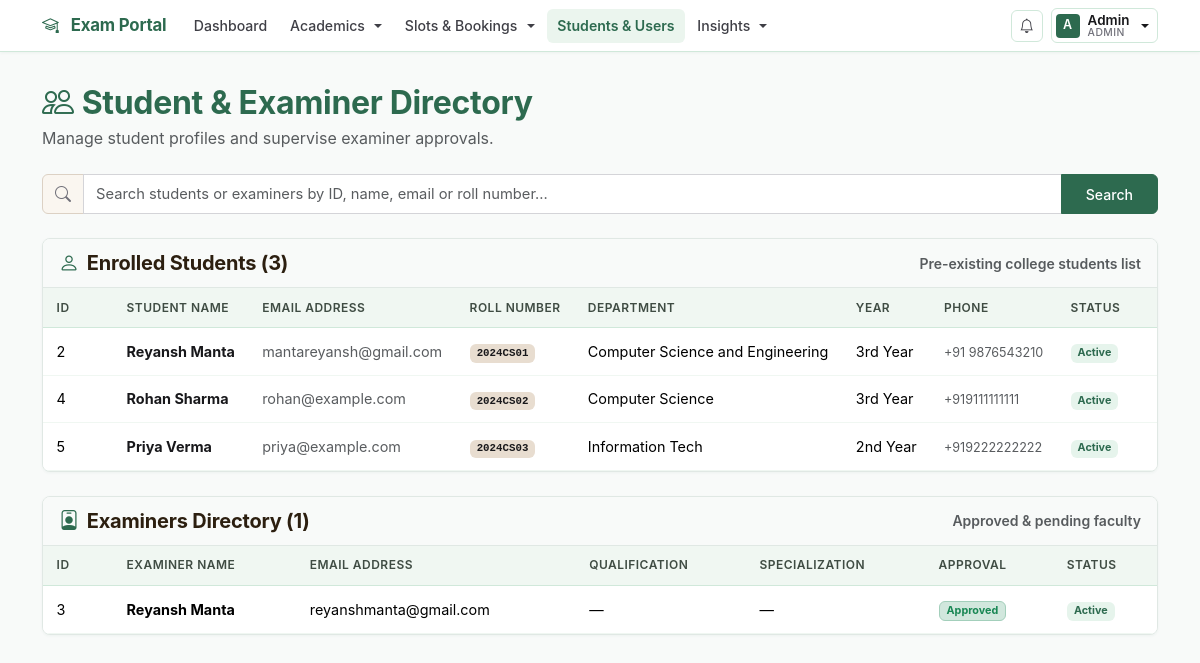
Before: /admin/users (signed in) with the older database file.
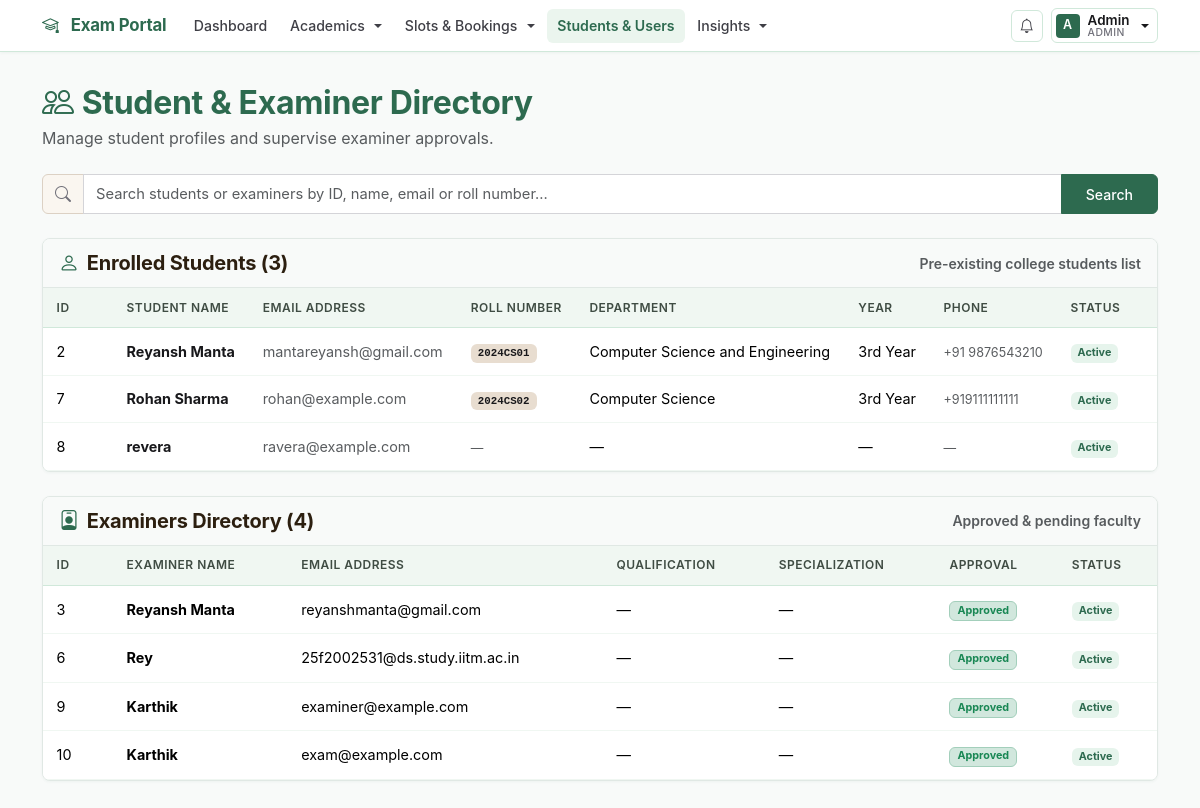
After: the same page with the newer database file.
### models.py (models this page shows, shortened)
class User(db.Model):
    id = db.Column(db.Integer, primary_key=True)
    name = db.Column(db.String(100), nullable=False)
    email = db.Column(db.String(100), unique=True, nullable=False)
    password_hash = db.Column(db.String(200), nullable=False)
    role = db.Column(db.String(20), nullable=False)
    is_approved = db.Column(db.Boolean, default=False)
    is_active = db.Column(db.Boolean, default=True)

class StudentProfile(db.Model):
    id = db.Column(db.Integer, primary_key=True)
    user_id = db.Column(
        db.Integer, db.ForeignKey("user.id"), unique=True, nullable=False
    )
    roll_number = db.Column(db.String(50), unique=True)
    department = db.Column(db.String(100))
    year = db.Column(db.String(20))
    phone = db.Column(db.String(30))
    user = db.relationship("User", backref=db.backref("student_profile", uselist=False))

class ExaminerProfile(db.Model):
    id = db.Column(db.Integer, primary_key=True)
    user_id = db.Column(
        db.Integer, db.ForeignKey("user.id"),
        unique=True, nullable=False
    )
    qualification = db.Column(db.String(200))
    specialization = db.Column(db.String(200))
    user = db.relationship(
        "User",
        backref=db.backref("examiner_profile", uselist=False)
    )

### routes/admin.py (the view, shortened to what this page needs)
    @app.route("/admin/users")
    @role_required("Admin")
    def admin_users():
        search = request.args.get("search", "").strip().lower()
        students = User.query.filter_by(role="Student").all()
        examiners = User.query.filter_by(role="Examiner").all()
        return render_template(
            "admin_users.html",
            students=students,
            examiners=examiners,
            search=search
        )

### app.py (called while the page is built)
@app.context_processor
def inject_global_data():
    unread_count = 0
    if "user_id" in session:
        unread_count = Notification.query.filter_by(
            user_id=session["user_id"],
            is_read=False,
        ).count()
    return {"unread_notifications_count": unread_count}

### helpers.py (called while the page is built)
def role_required(required_role):
    def decorator(fn):
        @wraps(fn)
        def wrapper(*args, **kwargs):
            if "user_id" not in session:
                return redirect(url_for("login"))
            user = User.query.get(session["user_id"])
            if not user or not user.is_active:
                session.clear()
                return redirect(url_for("login"))
            if user.role != required_role:
                abort(403)
            if user.role == "Examiner" and not user.is_approved:
                session.clear()
                return redirect(url_for("login"))
            return fn(*args, **kwargs)
        return wrapper
    return decorator

### templates/admin_users.html (shortened to what the changed rows need)
{% extends "base.html" %}
{% block content %}
<div class="container mt-4">
    <div class="d-flex justify-content-between align-items-center mb-4">
        <div>
            <h2 class="fw-bold mb-1" style="color: var(--color-primary);">
                <i class="bi bi-people me-2" style="color: var(--color-accent);"></i>Student &amp; Examiner Directory
            </h2>
        </div>
    </div>
    <div class="card shadow-sm mb-4">
        <div class="card-body p-0">
            <div class="table-responsive">
                <table class="table table-hover align-middle mb-0">
                    <thead class="warm-thead">
                        <tr>
                            <th style="width: 70px;">ID</th>
                            <th>Student Name</th>
                            <th>Email Address</th>
                            <th>Roll Number</th>
                            <th>Department</th>
                            <th>Year</th>
                            <th>Phone</th>
                            <th style="width: 100px;">Status</th>
                        </tr>
                    </thead>
                    <tbody>
                        {% for student in students %}
                        <tr>
                            <td>{{ student.id }}</td>
                            <td class="fw-bold" style="color: var(--color-text);">{{ student.name }}</td>
                            <td class="text-muted">{{ student.email }}</td>
                            <td>
                                {% if student.student_profile and student.student_profile.roll_number %}
                                    <span class="badge font-monospace"
                                          style="background: #e8ddd0; color: var(--color-text);">{{ student.student_profile.roll_number }}</span>
                                {% else %}
                                    <span class="text-muted small">—</span>
                                {% endif %}
                            </td>
                            <td>{{ student.student_profile.department if student.student_profile and student.student_profile.department else '—' }}</td>
                            <td>{{ student.student_profile.year if student.student_profile and student.student_profile.year else '—' }}</td>
                            <td><small class="text-muted">{{ student.student_profile.phone if student.student_profile and student.student_profile.phone else '—' }}</small></td>
                            <td>
                                {% if student.is_active %}
                                    <span class="badge"
                                          style="background:#e6f4ec; color:#2d6a4f;">Active</span>
                                {% else %}
                                    <span class="badge"
                                          style="background:#f0ede8; color:#7a6a57;">Inactive</span>
                                {% endif %}
                            </td>
                        </tr>
                        {% else %}
                        <tr>
                            <td colspan="8" class="text-center py-4 text-muted">
                                No students registered yet.
                            </td>
                        </tr>
                        {% endfor %}
                    </tbody>
                </table>
            </div>
        </div>
    </div>
    <div class="card shadow-sm mb-4">
        <div class="warm-card-header d-flex justify-content-between align-items-center">
            <h5 class="mb-0 fw-bold" style="color:#2c1f10;">
                <i class="bi bi-person-badge me-2" style="color: var(--color-accent);"></i>Examiners Directory ({{ examiners|length }})
            </h5>
            <small class="text-muted">Approved & pending faculty</small>
        </div>
        <div class="card-body p-0">
            <div class="table-responsive">
                <table class="table table-hover align-middle mb-0">
                    <thead class="warm-thead">
                        <tr>
                            <th style="width: 70px;">ID</th>
                            <th>Examiner Name</th>
                            <th>Email Address</th>
                            <th>Qualification</th>
                            <th>Specialization</th>
                            <th>Approval</th>
                            <th>Status</th>
                        </tr>
                    </thead>
                    <tbody>
                        {% for examiner in examiners %}
                        <tr>
                            <td>{{ examiner.id }}</td>
                            <td class="fw-bold">{{ examiner.name }}</td>
                            <td>{{ examiner.email }}</td>
                            <td>{{ examiner.examiner_profile.qualification if examiner.examiner_profile and examiner.examiner_profile.qualification else '—' }}</td>
                            <td>{{ examiner.examiner_profile.specialization if examiner.examiner_profile and examiner.examiner_profile.specialization else '—' }}</td>
                            <td>
                                {% if examiner.is_approved %}
                                    <span class="badge bg-success-subtle text-success border border-success-subtle">Approved</span>
                                {% else %}
                                    <span class="badge bg-warning-subtle text-warning border border-warning-subtle">Pending</span>
                                {% endif %}
                            </td>
                            <td>
                                {% if examiner.is_active %}
                                    <span class="badge"
                                          style="background:#e6f4ec; color:#2d6a4f;">Active</span>
                                {% else %}
                                    <span class="badge"
                                          style="background:#f0ede8; color:#7a6a57;">Inactive</span>
                                {% endif %}
                            </td>
                        </tr>
                        {% else %}
                        <tr>
                            <td colspan="7" class="text-center py-4" style="color:#7a6a57;">No examiners found.</td>
                        </tr>
                        {% endfor %}
                    </tbody>
                </table>
            </div>
        </div>
    </div>
</div>
{% endblock %}

Changed rows visible on the page:
removed User: id "4", name "Rohan Sharma", email "rohan@example.com", student_profile.roll_number "2024CS02", student_profile "Computer Science", student_profile "3rd Year", student_profile "+919111111111", is_active "Active", shown under "Enrolled Students (3)"
removed User: id "5", name "Priya Verma", email "priya@example.com", student_profile.roll_number "2024CS03", student_profile "Information Tech", student_profile "2nd Year", student_profile "+919222222222", is_active "Active", shown under "Enrolled Students (3)"
added User: id "7", name "Rohan Sharma", email "rohan@example.com", student_profile.roll_number "2024CS02", student_profile "Computer Science", student_profile "3rd Year", student_profile "+919111111111", is_active "Active", shown under "Enrolled Students (3)"
added User: id "8", name "revera", email "ravera@example.com", student_profile "—", is_active "Active", shown under "Enrolled Students (3)"
added User: id "6", name "Rey", email "25f2002531@ds.study.iitm.ac.in", examiner_profile "—", is_approved "Approved", is_active "Active", shown under "Examiners Directory (4)"
added User: id "9", name "Karthik", email "examiner@example.com", examiner_profile "—", is_approved "Approved", is_active "Active", shown under "Examiners Directory (4)"
added User: id "10", name "Karthik", email "exam@example.com", examiner_profile "—", is_approved "Approved", is_active "Active", shown under "Examiners Directory (4)"
Other visible differences:
{{ examiners|length }}: "1" → "4"
